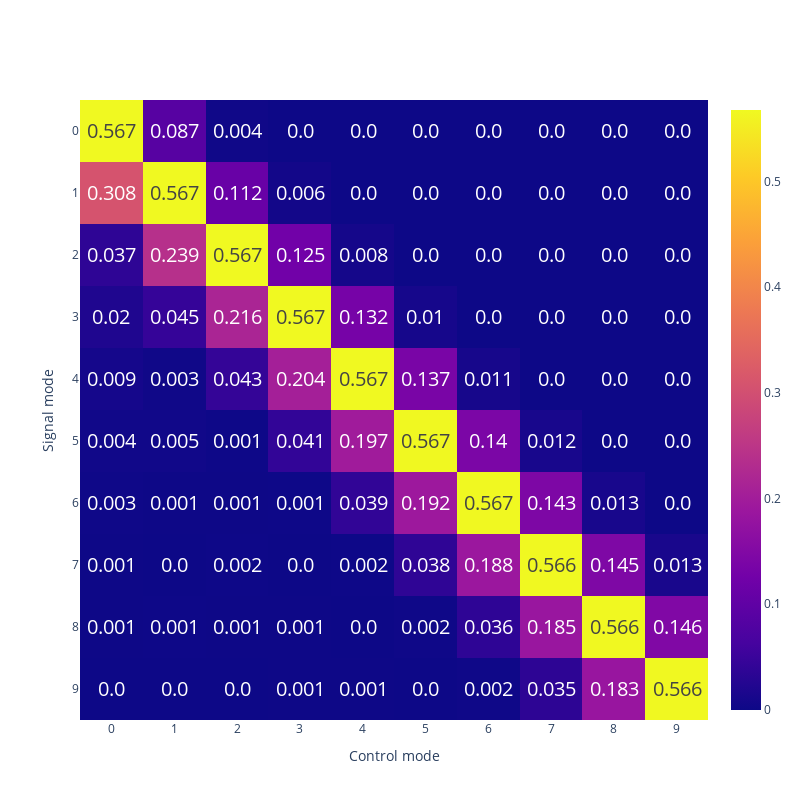

The cell this chart's notebook holds for it:
### Code cell
number_of_modes = 10
C = 1.5
Alist_C1p5, effs_C1p5, Schmidt_C1p5, ratio_C1p5 = mode_matrix(number_of_modes, C)

print(Alist_C1p5)

plot_matrix([C], [effs_C1p5],filename = 'Plots/ModeSelectivity_10Modes_C1p5.pdf')
